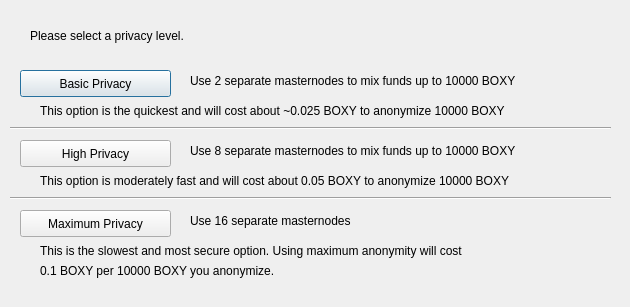
<?xml version="1.0" encoding="UTF-8"?>
<ui version="4.0">
 <class>DarksendConfig</class>
 <widget class="QDialog" name="DarksendConfig">
  <property name="geometry">
   <rect>
    <x>0</x>
    <y>0</y>
    <width>630</width>
    <height>307</height>
   </rect>
  </property>
  <property name="windowTitle">
   <string>Configure Darksend</string>
  </property>
  <widget class="QPushButton" name="buttonBasic">
   <property name="geometry">
    <rect>
     <x>20</x>
     <y>70</y>
     <width>151</width>
     <height>27</height>
    </rect>
   </property>
   <property name="text">
    <string>Basic Privacy</string>
   </property>
  </widget>
  <widget class="QPushButton" name="buttonHigh">
   <property name="geometry">
    <rect>
     <x>20</x>
     <y>140</y>
     <width>151</width>
     <height>27</height>
    </rect>
   </property>
   <property name="text">
    <string>High Privacy</string>
   </property>
  </widget>
  <widget class="QPushButton" name="buttonMax">
   <property name="geometry">
    <rect>
     <x>20</x>
     <y>210</y>
     <width>151</width>
     <height>27</height>
    </rect>
   </property>
   <property name="text">
    <string>Maximum Privacy</string>
   </property>
  </widget>
  <widget class="QLabel" name="label">
   <property name="geometry">
    <rect>
     <x>30</x>
     <y>20</y>
     <width>571</width>
     <height>31</height>
    </rect>
   </property>
   <property name="text">
    <string>Please select a privacy level.</string>
   </property>
  </widget>
  <widget class="QLabel" name="label_2">
   <property name="geometry">
    <rect>
     <x>190</x>
     <y>70</y>
     <width>421</width>
     <height>21</height>
    </rect>
   </property>
   <property name="text">
    <string>Use 2 separate masternodes to mix funds up to 10000 BOXY</string>
   </property>
  </widget>
  <widget class="QLabel" name="label_3">
   <property name="geometry">
    <rect>
     <x>190</x>
     <y>140</y>
     <width>411</width>
     <height>21</height>
    </rect>
   </property>
   <property name="text">
    <string>Use 8 separate masternodes to mix funds up to 10000 BOXY</string>
   </property>
  </widget>
  <widget class="QLabel" name="label_4">
   <property name="geometry">
    <rect>
     <x>190</x>
     <y>210</y>
     <width>421</width>
     <height>21</height>
    </rect>
   </property>
   <property name="text">
    <string>Use 16 separate masternodes</string>
   </property>
  </widget>
  <widget class="QLabel" name="label_6">
   <property name="geometry">
    <rect>
     <x>40</x>
     <y>100</y>
     <width>561</width>
     <height>21</height>
    </rect>
   </property>
   <property name="text">
    <string>This option is the quickest and will cost about ~0.025 BOXY to anonymize 10000 BOXY</string>
   </property>
  </widget>
  <widget class="QLabel" name="label_7">
   <property name="geometry">
    <rect>
     <x>40</x>
     <y>170</y>
     <width>561</width>
     <height>21</height>
    </rect>
   </property>
   <property name="text">
    <string>This option is moderately fast and will cost about 0.05 BOXY to anonymize 10000 BOXY</string>
   </property>
  </widget>
  <widget class="QLabel" name="label_8">
   <property name="geometry">
    <rect>
     <x>40</x>
     <y>240</y>
     <width>561</width>
     <height>21</height>
    </rect>
   </property>
   <property name="text">
    <string>This is the slowest and most secure option. Using maximum anonymity will cost</string>
   </property>
  </widget>
  <widget class="QLabel" name="label_9">
   <property name="geometry">
    <rect>
     <x>40</x>
     <y>260</y>
     <width>561</width>
     <height>21</height>
    </rect>
   </property>
   <property name="text">
    <string>0.1 BOXY per 10000 BOXY you anonymize.</string>
   </property>
  </widget>
  <widget class="Line" name="line">
   <property name="geometry">
    <rect>
     <x>10</x>
     <y>120</y>
     <width>601</width>
     <height>16</height>
    </rect>
   </property>
   <property name="orientation">
    <enum>Qt::Horizontal</enum>
   </property>
  </widget>
  <widget class="Line" name="line_2">
   <property name="geometry">
    <rect>
     <x>10</x>
     <y>190</y>
     <width>601</width>
     <height>16</height>
    </rect>
   </property>
   <property name="orientation">
    <enum>Qt::Horizontal</enum>
   </property>
  </widget>
 </widget>
 <resources/>
 <connections/>
</ui>
